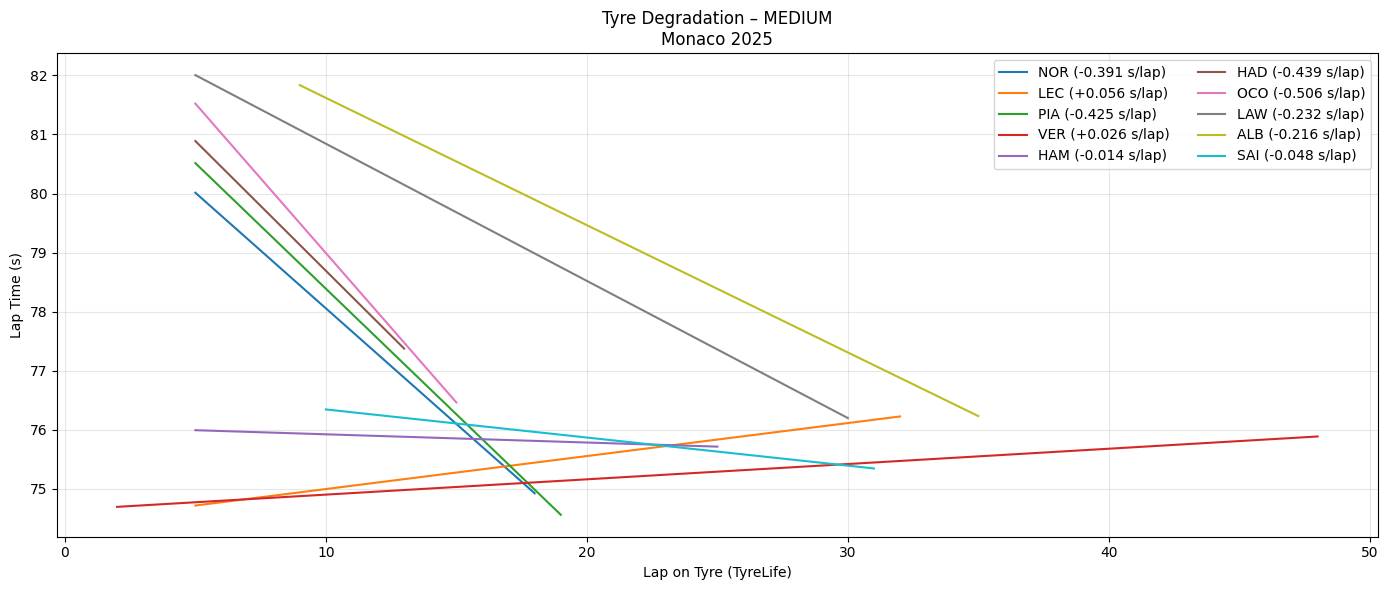

Write Python code to recreate this figure.
import fastf1, os
import pandas as pd
import numpy as np
import matplotlib.pyplot as plt
from pathlib import Path

# ========= CONFIG =========
YEAR = 2025
GP = "Monaco"
SESSION = "R"
COMPOUND = "MEDIUM"      # SOFT / MEDIUM / HARD
TOP_N = 10             # Top N finishers
CACHE_DIR = Path("/content/fastf1_cache")

# ========= CACHE =========
CACHE_DIR.mkdir(parents=True, exist_ok=True)
fastf1.Cache.enable_cache(CACHE_DIR)

# ========= LOAD SESSION =========
session = fastf1.get_session(YEAR, GP, SESSION)
session.load()

laps = session.laps.copy()
laps = laps[laps["IsAccurate"]]

# Convert laptime to seconds
laps["LapTimeSec"] = laps["LapTime"].dt.total_seconds()

# ========= SELECT TOP DRIVERS =========
drivers = (
    session.results
    .sort_values("Position")
    .head(TOP_N)["Abbreviation"]
    .tolist()
)

laps = laps[laps["Driver"].isin(drivers)]

# ========= CLEAN LAPS =========
laps = laps[
    laps["PitInTime"].isna() &
    laps["PitOutTime"].isna() &
    (laps["Compound"] == COMPOUND)
]

# ========= REMOVE OUTLIERS (IQR PER DRIVER PER STINT) =========
clean = []

for (d, stint), dl in laps.groupby(["Driver", "Stint"]):
    if len(dl) < 5:
        continue

    q1, q3 = dl["LapTimeSec"].quantile([0.25, 0.75])
    iqr = q3 - q1

    dl = dl[
        (dl["LapTimeSec"] >= q1 - 1.5 * iqr) &
        (dl["LapTimeSec"] <= q3 + 1.5 * iqr)
    ]

    clean.append(dl)

clean = pd.concat(clean)

# ========= PLOT TYRE DEGRADATION =========
plt.figure(figsize=(14,6))

for d in drivers:
    dl = clean[clean["Driver"] == d]

    # pilih stint terpanjang untuk driver tsb
    if dl.empty:
        continue

    stint_id = (
        dl.groupby("Stint").size().idxmax()
    )

    stint_laps = dl[dl["Stint"] == stint_id]

    if len(stint_laps) < 5:
        continue

    x = stint_laps["TyreLife"]
    y = stint_laps["LapTimeSec"]

    # Linear regression → degradation slope
    z = np.polyfit(x, y, 1)
    y_fit = np.polyval(z, x)

    plt.plot(x, y_fit, label=f"{d} ({z[0]:+.03f} s/lap)")

plt.title(f"Tyre Degradation – {COMPOUND}\n{GP} {YEAR}")
plt.xlabel("Lap on Tyre (TyreLife)")
plt.ylabel("Lap Time (s)")
plt.grid(alpha=0.3)
plt.legend(ncol=2)
plt.tight_layout()
plt.show()
